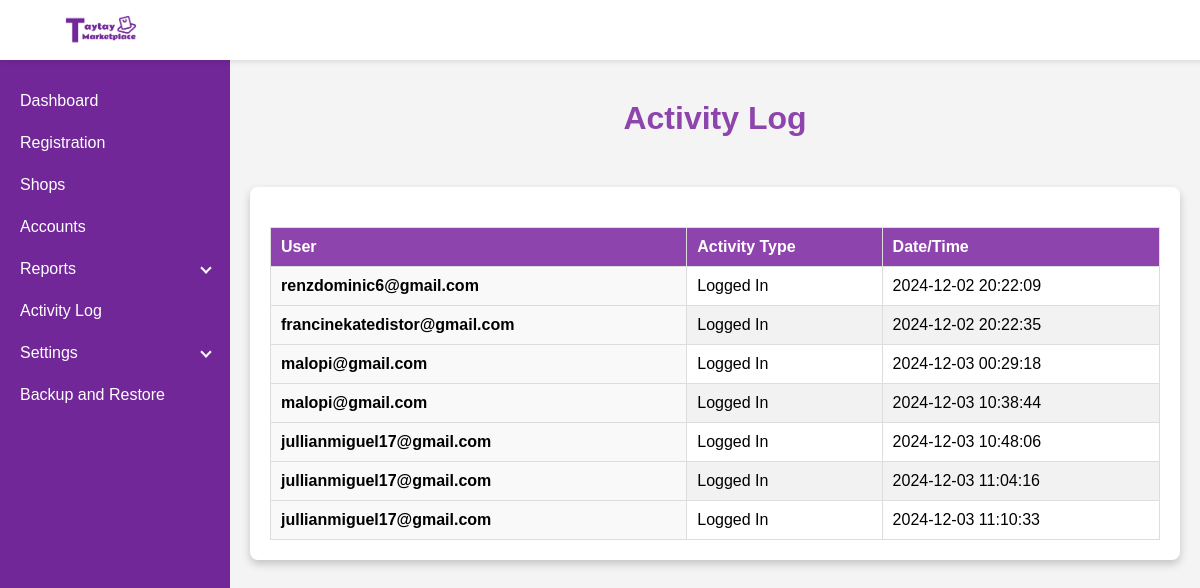
The app's page /main.php?page=activity_log, older data.
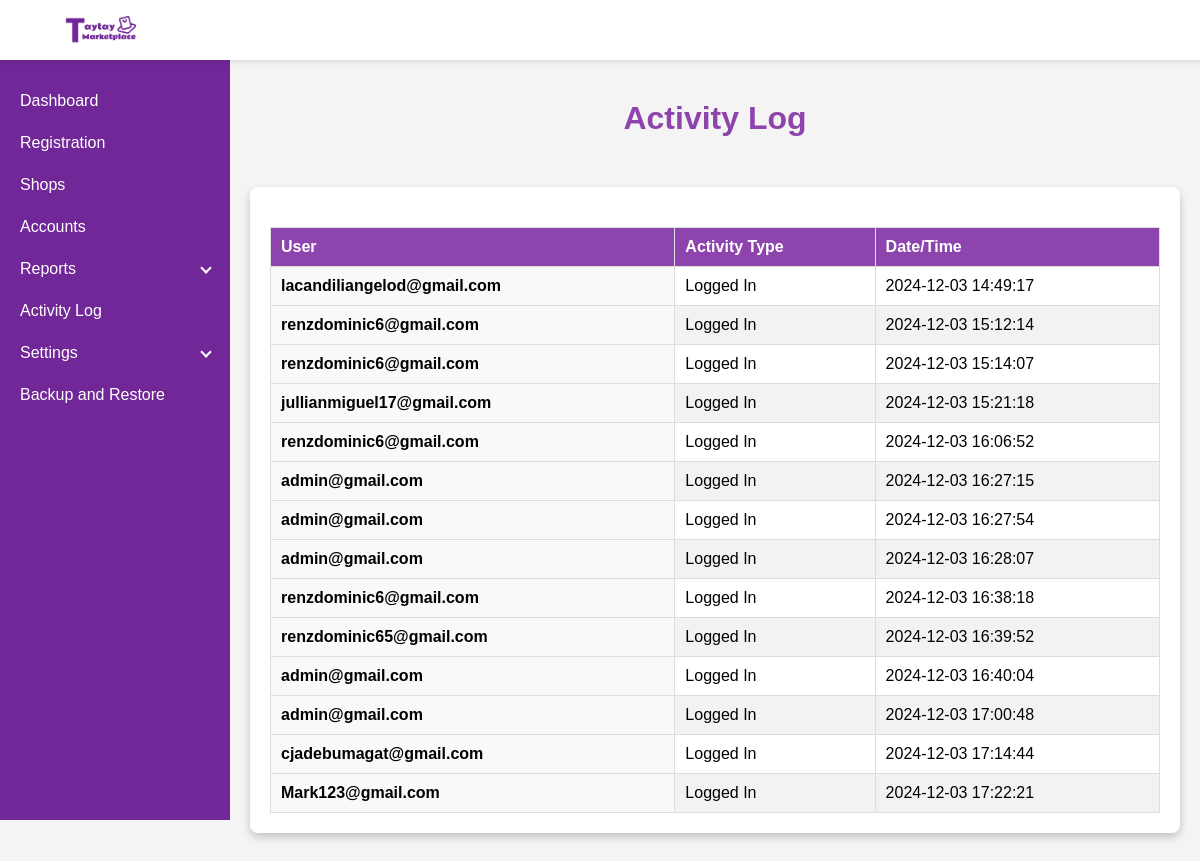
The same page, newer data.
### tables this page shows
CREATE TABLE `activity_log` (
  `id` int NOT NULL AUTO_INCREMENT,
  `user_name` varchar(100) NOT NULL,
  `activity_type` varchar(50) NOT NULL,
  `date_time` timestamp NOT NULL DEFAULT CURRENT_TIMESTAMP,
  PRIMARY KEY (`id`)
);

### activity_log.php (the view, shortened to what this page needs)
<!DOCTYPE html>
<html lang="en">
<head>
</head>
<body>
    <h1>Activity Log</h1>
    <div class="panel">
        <table>
            <thead>
                <tr>
                    <th>User</th>
                    <th>Activity Type</th>
                    <th>Date/Time</th>
                </tr>
            </thead>
        <tbody>
            <?php
                function getDatabaseConnection() {
                    $servername = "localhost";
                    $username = "root";
                    $password = "";
                    $dbname = "webdev2";
                    $conn = new mysqli($servername, $username, $password, $dbname);
                    return $conn;
                }
                $conn = getDatabaseConnection();
                $sql = "SELECT user_name, activity_type, date_time FROM activity_log";
                $result = $conn->query($sql);
                if ($result->num_rows > 0) {
                    while($row = $result->fetch_assoc()) {
                        echo "<tr>";
                        echo "<td>" . $row["user_name"] . "</td>";
                        echo "<td>" . $row["activity_type"] . "</td>";
                        echo "<td>" . $row["date_time"] . "</td>";
                        echo "</tr>";
                    }
                } else {
                    echo "<tr><td colspan='3'>No activity logs found.</td></tr>";
                }
            ?>
        </tbody>
    </table>
</body>
</html>

### main.php (shortened to what this page needs)
<!DOCTYPE html>
<html lang="en">
<head>
    <link rel="stylesheet" href="sidebarstyle.css">
</head>
<body>
    <div class="navbar">
        <a href="index.php">
            <img src="logo.png" alt="Logo" class="logo">
        </a>
    </div>
    <div class="sidebar">
        <ul class="nav-links">
            <li><a href="main.php?page=dashboard">Dashboard</a></li>
            <li><a href="main.php?page=admin-registration">Registration</a></li>
            <li><a href="main.php?page=admin-registered-shops">Shops</a></li>
            <li><a href="main.php?page=accounts">Accounts</a></li>
            <li class="dropdown">
                <a href="" class="dropdown-toggle">
                    Reports <span class="arrow"></span>
                </a>
            </li>
            <li><a href="main.php?page=activity_log">Activity Log</a></li>
            <li class="dropdown">
                <a href="#settings" class="dropdown-toggle">
                    Settings <span class="arrow"></span>
                </a>
            </li>
            <li><a href="main.php?page=backup and restore">Backup and Restore</a></li>
        </ul>
    </div>
    <div class="main-content">
        <?php
        $page = isset($_GET['page']) ? $_GET['page'] : 'dashboard';
        $allowed_pages = ['accounts', 'dashboard', 'admin-registered-shops', 'products_report', 'settings', 'users_report', 'products', 'activity_log', 'users', 'category', 'websitetextadmin', 'legaladmin', 'archive', 'backup and restore', 'admin-registration'];
        if (in_array($page, $allowed_pages)) {
            include("$page.php");
        } else {
            echo "<p>Page not found.</p>";
        }
        ?>
    </div>
</body>
</html>

### sidebarstyle.css (style rules this page uses)
body { margin: 0; font-family: Arial, sans-serif; display: flex; flex-direction: column; }
.navbar { background-color: white; width: 100%; height: 60px; display: flex; justify-content: flex-start; align-items: center; position: fixed; top: 0; left: 0; z-index: 15; box-shadow: 0px 2px 5px rgba(0, 0, 0, 0.1); padding-left: 230px; }
.logo { height: 40px; width: auto; margin-left: -165px; }
.sidebar { width: 230px; height: calc(100vh - 60px); background-color: #712798; position: fixed; top: 60px; left: 0; overflow-y: auto; padding-top: 20px; }
.nav-links { list-style: none; padding: 0; margin: 0; }
.nav-links li { position: relative; }
.nav-links a { text-decoration: none; color: white; display: block; padding: 12px 20px; transition: background-color 0.3s ease; }
.arrow { float: right; margin-top: 4px; border: solid white; border-width: 0 2px 2px 0; display: inline-block; padding: 3px; transform: rotate(45deg); transition: transform 0.3s ease; }
.main-content { margin-top: 60px; margin-left: 230px; padding: 20px; flex-grow: 1; }

### activity_log.php (style rules this page uses)
body { font-family: Arial, sans-serif; margin: 0; padding: 0; background-color: #f4f4f4; }
h1 { text-align: center; margin-top: 20px; color: #8e44ad; }
.panel { max-width: 1500px; margin: 50px auto; background-color: white; border-radius: 8px; box-shadow: 0 4px 8px rgba(0, 0, 0, 0.2); padding: 20px; text-align: center; }
table { border-collapse: collapse; width: 100%; margin-top: 20px; }
th, td { border: 1px solid #ddd; padding: 10px; text-align: left; }
th { background-color: #8e44ad; color: white; font-weight: bold; }
td:first-child { background-color: #f9f9f9; font-weight: bold; }
tr:nth-child(even) { background-color: #f2f2f2; }

Row changes from the older to the newer data that the page shows:
removed activity_log: user_name "renzdominic6@gmail.com", activity_type "Logged In", date_time "2024-12-02 20:22:09"
removed activity_log: user_name "francinekatedistor@gmail.com", activity_type "Logged In", date_time "2024-12-02 20:22:35"
removed activity_log: user_name "malopi@gmail.com", activity_type "Logged In", date_time "2024-12-03 00:29:18"
removed activity_log: user_name "malopi@gmail.com", activity_type "Logged In", date_time "2024-12-03 10:38:44"
removed activity_log: user_name "jullianmiguel17@gmail.com", activity_type "Logged In", date_time "2024-12-03 10:48:06"
removed activity_log: user_name "jullianmiguel17@gmail.com", activity_type "Logged In", date_time "2024-12-03 11:04:16"
removed activity_log: user_name "jullianmiguel17@gmail.com", activity_type "Logged In", date_time "2024-12-03 11:10:33"
added activity_log: user_name "lacandiliangelod@gmail.com", activity_type "Logged In", date_time "2024-12-03 14:49:17"
added activity_log: user_name "renzdominic6@gmail.com", activity_type "Logged In", date_time "2024-12-03 15:12:14"
added activity_log: user_name "renzdominic6@gmail.com", activity_type "Logged In", date_time "2024-12-03 15:14:07"
added activity_log: user_name "jullianmiguel17@gmail.com", activity_type "Logged In", date_time "2024-12-03 15:21:18"
added activity_log: user_name "renzdominic6@gmail.com", activity_type "Logged In", date_time "2024-12-03 16:06:52"
added activity_log: user_name "admin@gmail.com", activity_type "Logged In", date_time "2024-12-03 16:27:15"
added activity_log: user_name "admin@gmail.com", activity_type "Logged In", date_time "2024-12-03 16:27:54"
added activity_log: user_name "admin@gmail.com", activity_type "Logged In", date_time "2024-12-03 16:28:07"
added activity_log: user_name "renzdominic6@gmail.com", activity_type "Logged In", date_time "2024-12-03 16:38:18"
added activity_log: user_name "renzdominic65@gmail.com", activity_type "Logged In", date_time "2024-12-03 16:39:52"
added activity_log: user_name "admin@gmail.com", activity_type "Logged In", date_time "2024-12-03 16:40:04"
added activity_log: user_name "admin@gmail.com", activity_type "Logged In", date_time "2024-12-03 17:00:48"
added activity_log: user_name "cjadebumagat@gmail.com", activity_type "Logged In", date_time "2024-12-03 17:14:44"
added activity_log: user_name "Mark123@gmail.com", activity_type "Logged In", date_time "2024-12-03 17:22:21"
